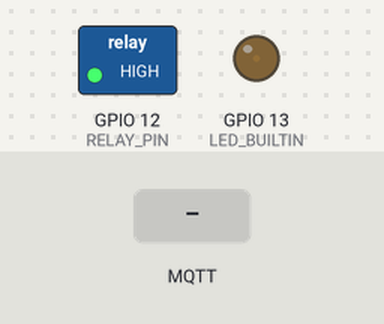
Bench run of a sketch on a simulated ESP8266 (NodeMCU). On the bench: switched loads named in the sketch (green lamp = pin HIGH), output pins drawn as LEDs (lit = HIGH). The inputs (shaded band) are chosen by the test bench. WiFi joins after 1.5 s; servers stay silent unless stated; no MQTT or app messages arrive unless stated; what the sketch prints to the serial monitor is not drawn.

Above: at 6.2 s.
6.3 s: MQTT message "0" arrives on the first subscribed topic
At 6.7 s:
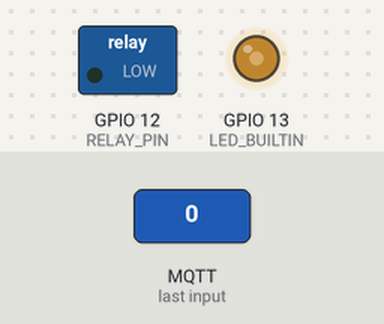
9.3 s: MQTT message "1" arrives on the first subscribed topic
At 10.01 s:
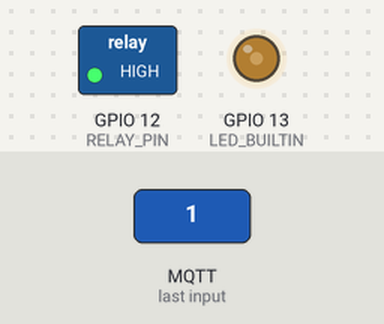
12.3 s: MQTT message "on" arrives on the first subscribed topic
At 12.71 s:
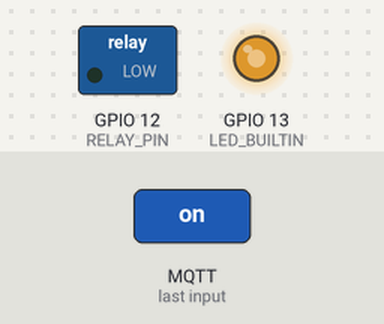
15.3 s: MQTT message "2" arrives on the first subscribed topic
Timing chart, 0 to 48.9 s (numbered marks = the images above; inputs shaded):
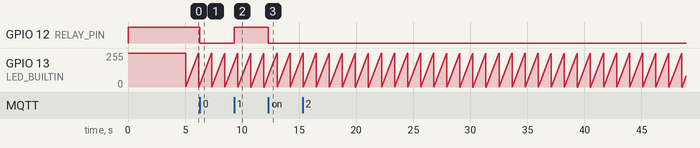

Measured:
- after the input at 6.3 s, GPIO 12 (RELAY_PIN): HIGH → LOW at once
- after the input at 9.3 s, GPIO 12 (RELAY_PIN): LOW → HIGH at once
- after the input at 12.3 s, GPIO 12 (RELAY_PIN): HIGH → LOW at once
- by itself, GPIO 13 (LED_BUILTIN): ramps from 0/255 to 255/255 and jumps back, once every 1.1 s

The sketch:

MqttRelay.ino
```cpp
#include <ESP8266WiFi.h>
#include <WiFiClient.h>
#include <PubSubClient.h>
#include "settings.h"

#define RELAY_PIN 12
#define LED_BUILTIN 13

char msg[50];                      // Message to the topic
long lastReconnectMQTTAttempt = 0; // Time of the last MQTT connection attempt
long lastLedSwitch = 0;            // Time of the last OnBoard LED swithed
int led_analog_state = 0;

WiFiClient espClient;
PubSubClient client(espClient);

void callback(char* topic, byte* payload, unsigned int length) {
  Serial.print("MQTT message arrived [");
  Serial.print(topic);
  Serial.print("] ");
  for (int i = 0; i < length; i++) {
    Serial.print((char)payload[i]);
  }
  Serial.println();

  if ((char)payload[0] == '1') {
    if (relay_on() == 1) {
      Serial.println("Relay swithed on");
    } else {
      Serial.println("Relay is already on");
    }
  } else {
    if (relay_off() == 1) {
      Serial.println("Relay swithed off");
    } else {
      Serial.println("Relay is already off");
    }
  }

}

int relay_on(void) {
  if (relay_state == LOW) {
    relay_state = HIGH;
    digitalWrite(RELAY_PIN, HIGH);
    if (client.connected()) {
      sprintf(msg, "%s", String(1).c_str());
      client.publish(TOPIC_RELAY_STATE, msg);
    }
    return 1;
  } else {
    return 0;
  }
}

int relay_off(void) {
  if (relay_state == HIGH) {
    relay_state = LOW;
    digitalWrite(RELAY_PIN, LOW);
    if (client.connected()) {
      sprintf(msg, "%s", String(0).c_str());
      client.publish(TOPIC_RELAY_STATE, msg);
    }
    return 1;
  } else {
    return 0;
  }
}

boolean connectMQTT(){
  client.setServer(mqtt_server, mqtt_port);
  client.setCallback(callback);
  Serial.print("Attempting MQTT connection...");
  // Attempt to connect
  if (client.connect(CLIENT_NAME)) {
    Serial.println("connected");
    client.subscribe(TOPIC_RELAY_CONTROL);
  } else {
    Serial.print("Connection failed, rc=");
    Serial.print(client.state());
  }
  client.connected();
}

void connectWIFI(){
  WiFi.mode(WIFI_STA);
  WiFi.begin(ssid, password);
  // Wait for connection
  int i = 0;
  while (WiFi.status() != WL_CONNECTED or i < 10) {
    i++;
    delay(500);
    Serial.print(".");
  }
  if (WiFi.status() == WL_CONNECTED) {
    Serial.println("");
    Serial.print("Connected to ");
    Serial.println(ssid);
    Serial.print("IP address: ");
    Serial.println(WiFi.localIP());
  } else {
    Serial.println("");
    Serial.print("WIFI not yet connected...");
  }
}


void setup() {
  pinMode(LED_BUILTIN, OUTPUT);
  digitalWrite(LED_BUILTIN, led_state);
  pinMode(RELAY_PIN, OUTPUT);
  digitalWrite(RELAY_PIN, relay_state);
  Serial.begin(115200);
  Serial.println("");
  connectWIFI();
  connectMQTT();
}

void led(int now) {
  if (now - lastLedSwitch > 10) {
    lastLedSwitch = now;
    if (led_analog_state < 1023) {
      led_analog_state += 10;
    } else {
      led_analog_state = 0;
    }
    analogWrite(LED_BUILTIN, led_analog_state);
  }
}

// the loop function runs over and over again forever
void loop() {
  long now = millis();

  if (!client.connected()) {
    if (now - lastReconnectMQTTAttempt > 5000) {
      lastReconnectMQTTAttempt = now;
      if (connectMQTT()) {
        lastReconnectMQTTAttempt = 0;
      }
    }
  } else {
    client.loop();
  }

  // I am alive :)
  led(now);
}
```

settings.sample.h
```cpp
// MQTT settings
#define CLIENT_NAME "relay-02"
#define TOPIC_RELAY_STATE "root/"CLIENT_NAME"/state"
#define TOPIC_RELAY_CONTROL "root/"CLIENT_NAME"/control"

// Initial relay state
int relay_state = HIGH;
// Initial LED state
int led_state = HIGH;


// Wi-Fi settings
const char* ssid = "wifi_name";
const char* password = "wifi_pass";

// MQTT server
const char* mqtt_server = "192.168.0.1";
const int mqtt_port = 1883;
```
